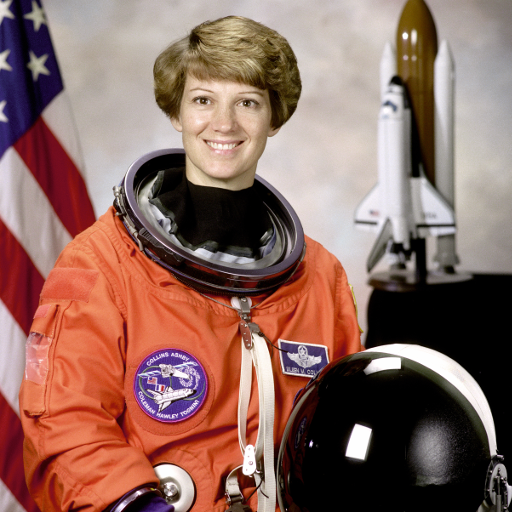
#> input picture skimage.data.astronaut(), 512 x 512 px
$ jupyter execute --allow-errors Seminar_4.ipynb   (shell and % lines are left out)
#> lines starting #> are read from the running program, lines starting #| are printed output that depends on the picture; after the words box and inside, x2 and y2 are one past the last pixel; in counts of white or black regions, pixels touching at a corner belong together; long printed decimals are rounded
# Семинар 4 - Интерполяция изображений, геометрия формирования изображения и калибровка камеры

***

[cell 1]
from pathlib import Path

import cv2
import skimage
import numpy as np
import matplotlib.pyplot as plt

# Интерполяция изображений

Задача - эффективно уменьшить/увеличить изображение.

Рассмотрим несколько методов интерполяции.

## а) Интерполяция по ближайшему пикселю

Самая простая и самая быстрая, однако она приводит к сильным артефактам.

## б) Билинейная интерполяция

Лучше по качеству, но требует больше вычислений и вдобавок размывает границы объектов.

## в) Бикубическая интерполяция

Еще лучше в непрерывных областях, но на границе возникает [эффект гало](https://ru.wikipedia.org/wiki/Гало) (более темная полоса вдоль темного края границы и светлая вдоль светлого).

## Примеры

Согласно [документации OpenCV](https://docs.opencv.org/3.4/da/d54/group__imgproc__transform.html) для **сжатия изображения** — наиболее предпочтительным методом интерполяции является `cv.INTER_AREA`,
**для увеличения изображения** — наиболее предпочтительны методы интерполяции: `cv.INTER_CUBIC` (медленный) и `cv.INTER_LINEAR`.

[cell 2]
interpolation_algorithm = [
    ("nearest", cv2.INTER_NEAREST),
    ("bilinear", cv2.INTER_LINEAR),
    ("bicubic", cv2.INTER_CUBIC),
    ("area", cv2.INTER_AREA),
    ("lanczos4", cv2.INTER_LANCZOS4)
]

def resize_by_factor(
    img: np.array,
    factor: float,
) -> None:

    height, width = img.shape[:2]
    height2, width2 = int(height*factor), int(width*factor)

    print(f'orig size: h={height}, w={width}, resised size: h={height2}, w={width2}')

    fig, axes = plt.subplots(
        nrows=len(interpolation_algorithm),
        sharex=True,
        sharey=True,
        figsize=(3, 20)
    )

    imgs = []
    for i in range(len(interpolation_algorithm)):

        img_resized = cv2.resize(
            src=img,
            dsize=(width2, height2),
            interpolation=interpolation_algorithm[i][1],
        )

        axes[i].imshow(img_resized, cmap='Greys_r')
        axes[i].set_title(
            f"{interpolation_algorithm[i][0]}, shape = {img_resized.shape}",
        )

### Оригинальное изображение

[cell 3]
IMG_PATH = "data/a_letter.png"

if not Path(IMG_PATH).exists():
    !git clone https://github.com/alexmelekhin/cv_course_2023.git
    !mv cv_course_2023/seminars/seminar_04/data .

a_letter_img = cv2.imread(IMG_PATH, cv2.IMREAD_GRAYSCALE)

plt.figure(figsize=(3, 3))
#> (the rest of this cell did not finish here and is left out)

### Увеличение

#> (a cell that did not finish here is left out)

### Уменьшение

#> (a cell that did not finish here is left out)


# Упражение 1

Можно ли реализовать сжатие изображений на свертках? Реализуйте свертку, которая будет уменьшать изображение в 2 раза.

[cell 6]
def custom_convolution(image, kernel, stride=1):
    image_height, image_width = image.shape
    kernel_height, kernel_width = kernel.shape

    pad_height = (kernel_height - 1) / 2
    pad_width = (kernel_width - 1) / 2

    padded_image = np.pad(image, ((int(pad_height), int(pad_height)), (int(pad_width), int(pad_width))), mode='constant')

    result_height = (image_height + int(2 * pad_height) - kernel_height) // stride + 1
    result_width = (image_width + int(2 * pad_width) - kernel_width) // stride + 1
    result_image = np.zeros((result_height, result_width))

    for i in range(0, image_height + int(2 * pad_height) - kernel_height + 1, stride):
        for j in range(0, image_width + int(2 * pad_width) - kernel_width + 1, stride):
            conv_sum = np.sum(padded_image[i:i+kernel_height, j:j+kernel_width] * kernel)
            conv_sum = np.clip(conv_sum, 0, 255)
            result_image[i//stride, j//stride] = conv_sum

    return result_image

fig, axes = plt.subplots(1, 2, figsize=(8, 8))

kernel = np.ones((2, 2), np.float32) / 4
#> (the rest of this cell did not finish here and is left out)

# Трансформация изображений

[Туториал OpenCV "Geometric Transformations of Images"](https://docs.opencv.org/3.4/da/d6e/tutorial_py_geometric_transformations.html)

_Источник - [Computer Vision: Algorithms and Applications, 2nd ed. 2022 Richard Szeliski](https://szeliski.org/Book/)_

## Поворот (Rotation)

Входные параметры: угол поворота (angle)

```python
matrix = np.array([
      [np.cos(angle),  np.sin(angle), 0],
      [-np.sin(angle), np.cos(angle), 0],
      [0,              0,             1],
])
```

## Растяжение/сжатие (Scale)

Входные параметры: фактор растяжения (tx, ty)

```python
matrix = np.array([
      [t[0], 0,    0],
      [0,    t[1], 0],
      [0,    0,    1],
])
```

## Перенос (translation)

Входные параметры: фактор переноса (tx, ty)

```python
matrix = np.array([
      [1,  0, t[0]],
      [0,  1, t[1]],
      [0,  0,    1],
])
```

## Сдвиг (shearing)

Входные параметры: фактор сдвига (tx, ty)

```python
matrix_horisontal = np.array([
      [1,    t[0], 0],
      [t[1], 1,    0],
      [0,    0,    1],
])
```

# Упражнение 2

Реализуйте функцию, которая принимает изображение и матрицу преобразования, и реализует афинную трансформацию. Не забудьте про центрирование.

Идея - афинное перемещение пикселей изображения.

[cell 7]
def affine_transform(
    img: np.array,
    mat: np.array,
) -> np.array:
    H, W = img.shape[:2]

    transformed_img = np.zeros_like(img)
    cx, cy = (H + 1) // 2 - 1, (W + 1) // 2 - 1

    out_of_bounds = 0
    for x in range(H):
        for y in range(W):
            pt = np.array([x - cx, y - cy, 1])
            pt_transformed = np.dot(mat, pt)
            x_transformed, y_transformed, _ = pt_transformed
            x_transformed, y_transformed = round(x_transformed + cx), round(y_transformed + cy)

            if 0 <= x_transformed < H and 0 <= y_transformed < W:
                transformed_img[x_transformed, y_transformed] = img[x, y]
            else:
                out_of_bounds += 1

    print(f'Out of bounds pixels: {out_of_bounds}')
    return transformed_img

def make_rotation(
    params,
) -> np.array:

    angle = params[0]

    cos_theta = np.cos(angle)
    sin_theta = np.sin(angle)

    mat = np.array([
        [cos_theta, sin_theta, 0],
        [-sin_theta, cos_theta, 0],
        [0, 0, 1]
    ])

    return mat

def make_scaling(
    params,
) -> np.array:

    tx, ty = params[0], params[1]

    mat = np.array([
        [tx, 0, 0],
        [0, ty, 0],
        [0, 0, 1]
    ])

    return mat

def make_translation(
    params,
) -> np.array:

    tx, ty = params[0], params[1]

    mat = np.array([
        [1, 0, tx],
        [0, 1, ty],
        [0, 0, 1]
    ])

    return mat

def make_shearing(
    params,
) -> np.array:

    tx, ty = params[0], params[1]

    mat = np.array([
        [1, tx, 0],
        [ty, 1, 0],
        [0, 0, 1]
    ])

    return mat

Проверьте код на примере изображения c астронавтом

[cell 8]
import ipywidgets
from skimage import data

img = data.astronaut()
#> img is the input picture: shape (512, 512, 3); mean R, G, B 141.6, 105.8, 96.5

#resize image for much faster affine processing
img = cv2.resize(
    src=img,
    dsize = None,
    fx=0.3,
    fy=0.3,
    interpolation=cv2.INTER_AREA,
)
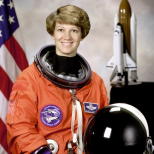
#> img: shape (154, 154, 3); mean R, G, B 141.2, 105.5, 96.3
#> the sliders are set to tx = 1.0, ty = 1.0, angle = 1.0

@ipywidgets.interact(
    tx=ipywidgets.FloatSlider(
        min=-3.14, max=3.14,
        step=0.01, value=1.,
    ),

    ty=ipywidgets.FloatSlider(
        min=-3.14, max=3.14,
        step=0.01, value=1.,
    ),
    angle=ipywidgets.FloatSlider(
        min=-3.14, max=3.14,
        step=0.01, value=1.,
    ),
)
def play_with_params(
    tx: float,
    ty: float,
    angle: float
) -> None:

#> called with tx = 1, ty = 1, angle = 1
    mat_rotate = make_rotation(
        (angle,),
    )

    mat_scale = make_scaling(
        (tx, ty),
    )

    mat_translation = make_translation(
        (tx, ty),
    )

    mat_shearing = make_shearing(
        (tx, ty),
    )

    fig, axes = plt.subplots(2, 2, figsize=(6, 6))

    for idx, mat in enumerate([mat_rotate, mat_scale, mat_translation, mat_shearing]):
        transformed_img = affine_transform(
            img=img,
            mat=mat
        )
        axes[idx // 2, idx % 2].imshow(transformed_img)
#> this loop made 4 passes
#> pass 1, in play_with_params, `transformed_img = affine_transform( img=img, mat=mat )`:
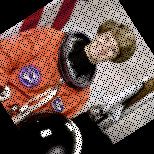
#> transformed_img: shape (154, 154, 3); mean R, G, B 105.5, 79.1, 71.3
#> pass 3, in play_with_params, `transformed_img = affine_transform( img=img, mat=mat )`:
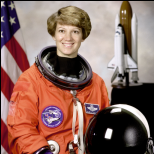
#> transformed_img: shape (154, 154, 3); mean R, G, B 140.2, 104.7, 95.5

    plt.show()
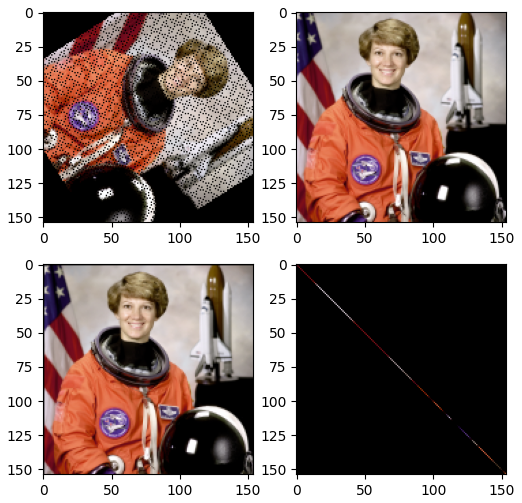
#> figure drawn by matplotlib, 4 panels

# Вопрос 1

Запустите все 4 преобразования. Изменяйте параметры алгоритма. Имеются ли пиксели, которые никуда не перешли в результате трансформации?

**Ответ:**

При разных параметрах все трансформации (кроме переноса) могут имеют артефакты (черные пиксели). В переносе также имеются черные пиксели, но их они не являются артефактами.
Также есть пиксели, которые вышли за границы изображения и никуда не перешли (их число выводится в виджете)

# Формирование изображения

## Внешние параметры камеры

Некоторые камеры-обскуры вносят значительные искажения в изображения. Два основных вида искажений - это радиальные искажения и тангенциальные искажения.

**Радиальные искажения** возникают из-за неидеальности линз и приводит к тому, что прямые линии кажутся изогнутыми.

**Тангенциальные искажения** возникают из-за того, что объектив для съемки изображения не выровнен идеально параллельно плоскости изображения. Таким образом, некоторые области на изображении могут выглядеть ближе, чем ожидалось.

Виды радиального искажения:
<figure>

<figcaption>Barrel distortion (Positive k1 > 0)</figcaption>

<figcaption>Pincushion distortion (Negative k1 < 0)</figcaption>

<figcaption>Mustache distortion (Complex)</figcaption>
</figure>

Формулы:

$x_{dist} = x\frac{1+k_{1}r^{2}+k_{2}r^{4} + k_{3}r^{6}}{1+k_{4}r^{2}+k_{5}r^{4} + k_{6}r^{6}} + 2p_{1}xy + p_{2}(r^{2} + 2x^{2})$

$y_{dist} = y\frac{1+k_{1}r^{2}+k_{2}r^{4} + k_{3}r^{6}}{1+k_{4}r^{2}+k_{5}r^{4} + k_{6}r^{6}} + p_{1}(r^{2} + 2y^{2}) + 2p_{2}xy$,

где $r^{2} = x^{2} + y^{2}$

Таким образом, параметры радиальной дисторсии - ($k_{1}, \cdots, k_{6}$), тангенциальной дисторсии - ($p_{1}, p_{2}$)

В дополнение к этому нам нужны внутренние и внешние параметры камеры. Внутренние параметры специфичны для конкретной камеры. Они включают в себя такую информацию, как фокусное расстояние (fx,fy) и оптические центры (cx, cy). Фокусное расстояние и оптические центры могут быть использованы для создания матрицы камеры, которую можно использовать для устранения искажений, вызванных объективами конкретной камеры. Матрица камеры уникальна для конкретной камеры, поэтому после расчета ее можно повторно использовать на других изображениях, сделанных той же камерой.

# Вопрос 2

Запишите выражение связи точек в координатной системе камеры (x, y, z) c проекцией (изображением), зная параметры дисторсии и параметры камеры.

**Ответ:**

$$
\begin{pmatrix}
u \\ v \\ w
\end{pmatrix}
=
\begin{pmatrix}
f_x & 0 & c_x \\
0 & f_y & c_y \\
0 & 0 & 1
\end{pmatrix}
\begin{pmatrix}
r_{11} & r_{12} & r_{13} & t_x \\
r_{21} & r_{22} & r_{23} & t_y \\
r_{31} & r_{32} & r_{33} & t_z
\end{pmatrix}
\begin{pmatrix}
X \\ Y \\ Z \\ 1
\end{pmatrix}
$$

# Упражнение 3

Найдите параметры вашей камеры мобильного телефона.

Используйте шаблон шахматной доски. Можете воспользоваться ресурсом https://markhedleyjones.com/projects/calibration-checkerboard-collection  - здесь можно выбрать необходимый размер и подготовить pdf с доской. Во время печати не забудьте проверить, что масштаб не меняется (часто в параметрах печати по умолчанию установлен флаг "scale to fit page").

Воспользуйтесь [туториалом OpenCV](https://docs.opencv.org/4.x/dc/dbb/tutorial_py_calibration.html).

В ответе требуется:

1. Загрузить все сделанные фотографии (туториал рекомендует использовать не менее 10-ти изображений) в папку `./data/calibr_images`. Написанный код должен воспроизводить ваши результаты без дополнительных манипуляций.
2. Вывести найденные параметры калибровки (intrinsic матрицу и параметры дисторсии).
3. Отобразить изображения до и после устранения дисторсии.
4. Посчитать ошибку репроектирования (см. туториал opencv).

[cell 9]
import numpy as np
import cv2
import glob


POINTS_PER_ROW = 10
POINTS_PER_COL = 7

CELL_SIZE_IN_MM = 25
THRESHOLD_VALUE = 210

criteria = (cv2.TERM_CRITERIA_EPS + cv2.TERM_CRITERIA_MAX_ITER, CELL_SIZE_IN_MM, 0.001)

objp = np.zeros((POINTS_PER_COL * POINTS_PER_ROW, 3), np.float32)
objp[:,:2] = np.mgrid[0:POINTS_PER_ROW,0:POINTS_PER_COL].T.reshape(-1,2)

objpoints = [] # 3d point in real world space
imgpoints = [] # 2d points in image plane.
images = glob.glob('data/calibr_images/*.jpeg')
for fname in images:
    img = cv2.imread(fname)
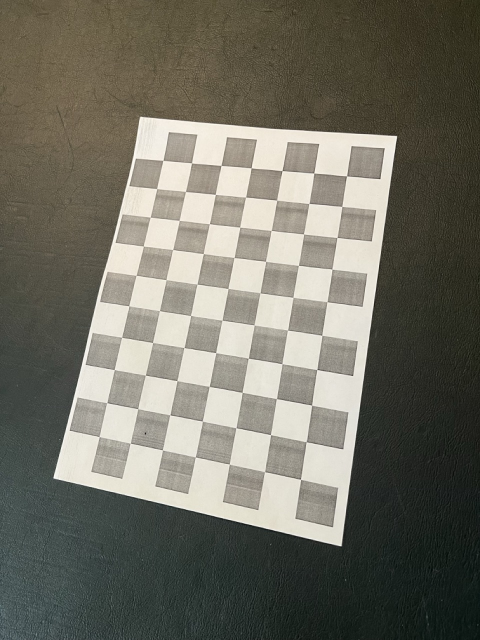
#> input picture seminars/seminar_04/data/calibr_images/IMG_7666.jpeg, 960 x 1280 px (shown at 1/2 size)
#> img is the input picture: shape (1280, 960, 3); mean B, G, R 99.6, 110.8, 112.3

    gray = cv2.cvtColor(img, cv2.COLOR_BGR2GRAY)
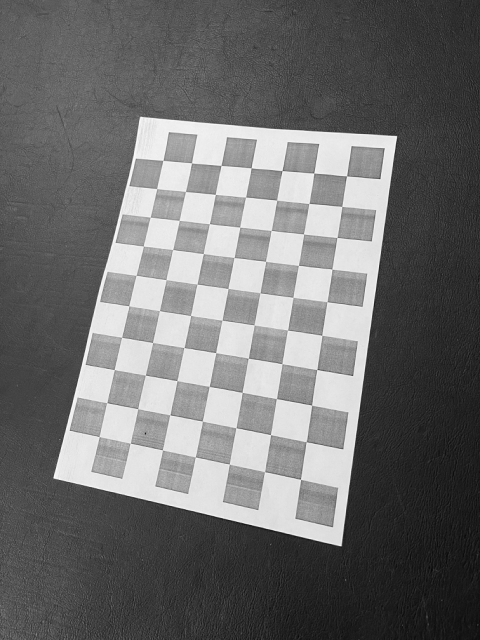
#> gray: shape (1280, 960) (shown at 1/2 size); min 3, max 255, mean 110

    # Fix gray squares instead of black (printer problem)
    _, gray = cv2.threshold(gray, THRESHOLD_VALUE, 255, cv2.THRESH_BINARY)
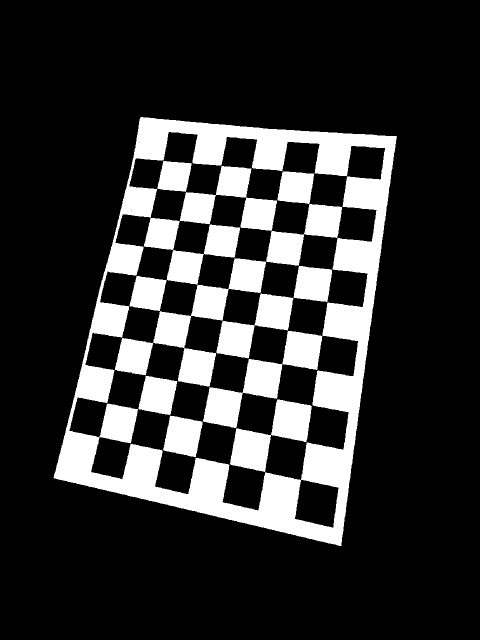
#> gray: shape (1280, 960) (shown at 1/2 size); 19.3% white; 10 white regions, largest, box (x1, y1, x2, y2) and area: (107, 234, 794, 1092) 187238, (460, 799, 624, 944) 10508, (406, 718, 565, 856) 9578


    ret, corners = cv2.findChessboardCorners(gray, (POINTS_PER_ROW, POINTS_PER_COL), None)
#> ret = True; corners = 70 rows, first 8: [693.4, 352.5], [683.9, 413.5], [674.3, 475.4], [663.7, 538.9], [654.6, 604.1], [644.4, 671.6], [633.9, 740.2], [624, 811]

    if ret == True:
        objpoints.append(objp)
        corners2 = cv2.cornerSubPix(gray, corners, (11,11), (-1,-1), criteria)
#> corners2 = 70 rows, first 8: [693.7, 351.9], [684.1, 413.3], [674.6, 474.9], [664.1, 538.6], [654.4, 603.8], [644.2, 671.4], [634.1, 739.8], [623.6, 810.6]
        imgpoints.append(corners2)

        cv2.drawChessboardCorners(img, (POINTS_PER_ROW, POINTS_PER_COL), corners2, ret)
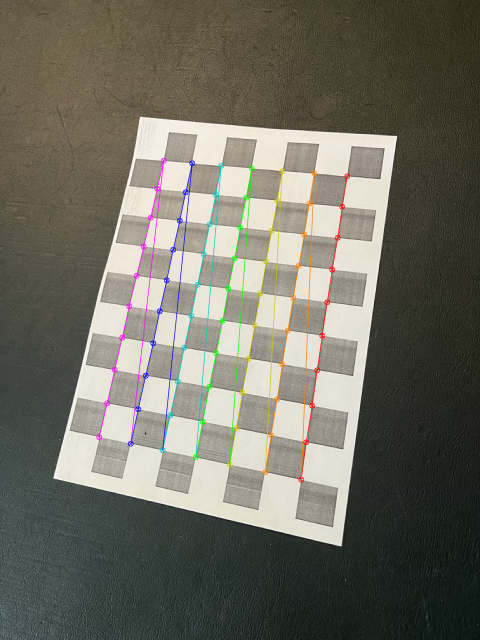
#> img: shape (1280, 960, 3) (shown at 1/2 size); 2.3% of pixels changed, all inside (x1, y1, x2, y2) = (192, 315, 701, 966)
        cv2.imshow('img', img)
        cv2.waitKey(1000)

    print(f'Image: {fname}, board founded: {ret}')
#| Image: data/calibr_images/IMG_7666.jpeg, board founded: True
cv2.destroyAllWindows()

## Calibration

[cell 10]
ret, mtx, dist, rvecs, tvecs = cv2.calibrateCamera(objpoints, imgpoints, gray.shape[::-1], None, None)
#> ret = 0.491; mtx = [[918.9, 0, 505.8], [0, 913.9, 609.3], [0, 0, 1]]; dist = [[0.191, -1.1, -0.00398, 0.00246, 2.22]]; rvecs = ([-0.0252, 0.307, 1.72],); tvecs = ([2.86, -3.94, 14.23],)

[cell 11]
print(mtx)
#| [[918.884   0.         505.848]
#|  [  0.         913.936 609.300]
#|  [  0.           0.           1.        ]]

[cell 12]
print(dist)
#| [[ 0.1912 -1.096 -0.003983  0.002464  2.218]]

## Undistortion

[cell 13]
img_raw = cv2.imread('data/calibr_images/IMG_7665.jpeg')
_, img_fixed = cv2.threshold(img_raw, THRESHOLD_VALUE, 255, cv2.THRESH_BINARY)
h,  w = img.shape[:2]
#> h = 1280; w = 960
newcameramtx, roi = cv2.getOptimalNewCameraMatrix(mtx, dist, (w,h), 1, (w,h))
#> newcameramtx = [[932.8, 0, 506.5], [0, 971.5, 615.8], [0, 0, 1]]; roi = (186, 132, 643, 928)

#> (a cell that did not finish here is left out)

[cell 15]
fig, axes = plt.subplots(1, 2, figsize=(8, 8))

#> (the rest of this cell did not finish here and is left out)

[cell 16]
mean_error = 0
for i in range(len(objpoints)):
    imgpoints2, _ = cv2.projectPoints(objpoints[i], rvecs[i], tvecs[i], mtx, dist)
    error = cv2.norm(imgpoints[i], imgpoints2, cv2.NORM_L2)/len(imgpoints2)
    mean_error += error
#> this loop made 1 pass
#> (error, mean_error) on pass 1: (0.0587, 0.0587)
#> after the loop, mean_error = 0.0587
print( "total error: {}".format(mean_error/len(objpoints)) )
#| total error: 0.05868
